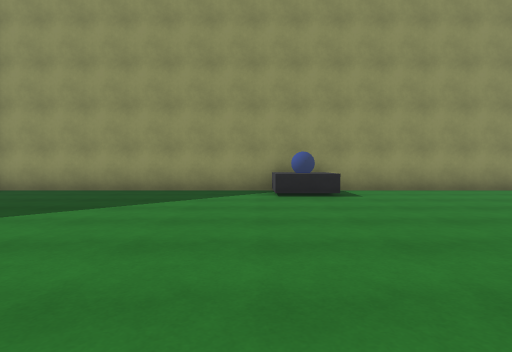
View 1 (above)

21 first-person views from a walk through a Unity game level. The camera is 1.2 m above the floor, tilts 2° down and sees 80° across. The floor is counted in squares, 2 m on a side. Each view is taken from the middle of a square. On the plan, view 1 faces up. The plan holds only what a view shows up to about 9 squares ahead; the rest is blank. The player character is not drawn. Surface patterns are stand-ins for the level's own textures.

View 2
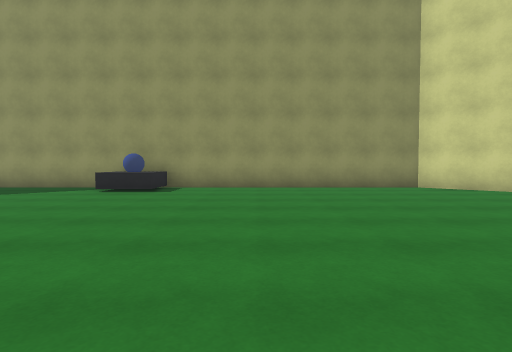

View 3
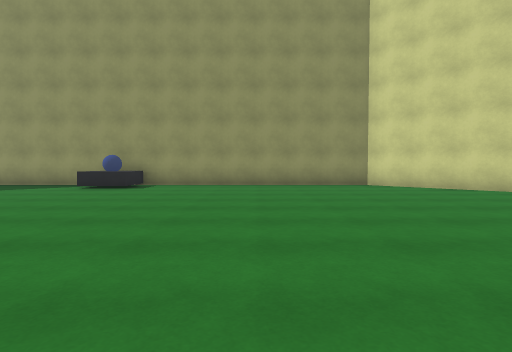

View 4
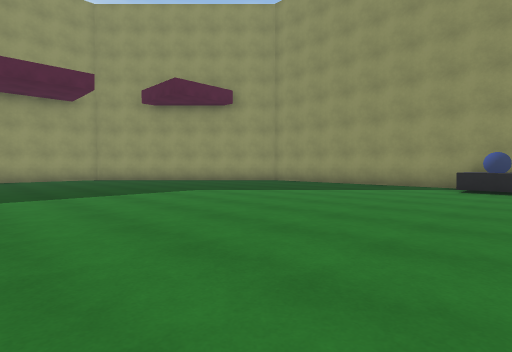

View 5
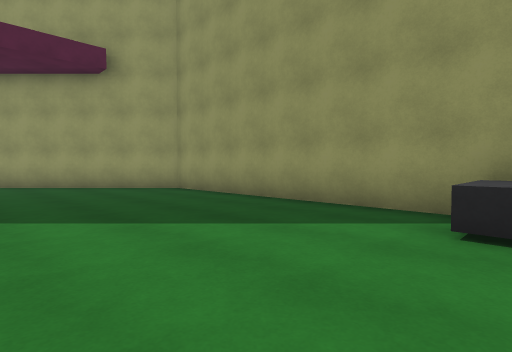

View 6
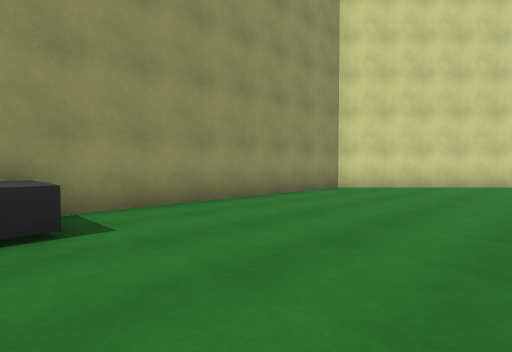

View 7
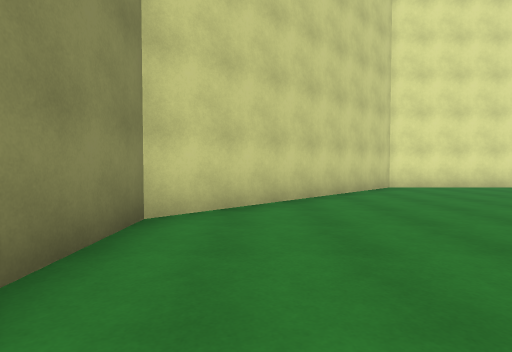

View 8
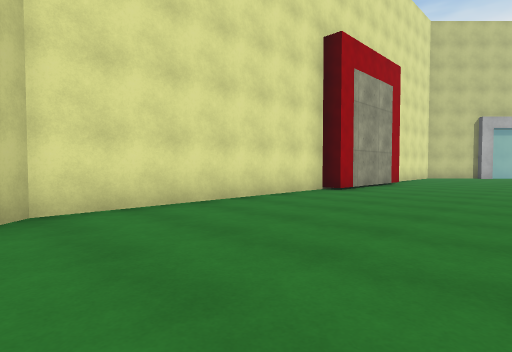

View 9
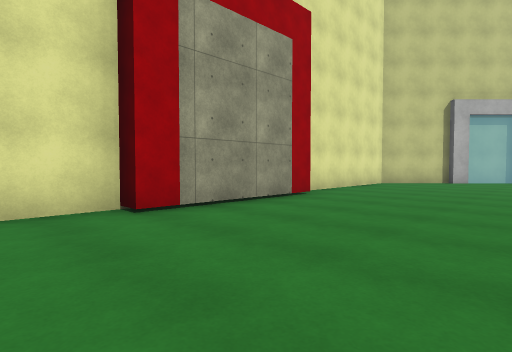

View 10
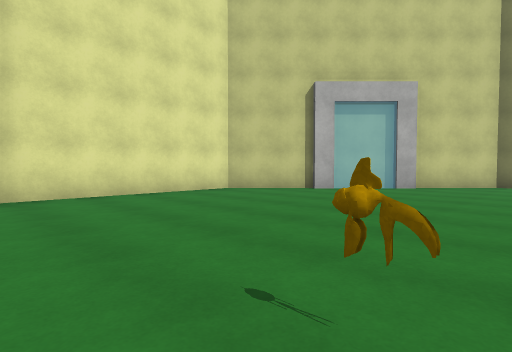

View 11
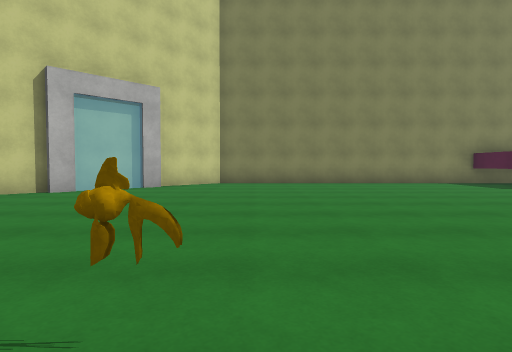

View 12
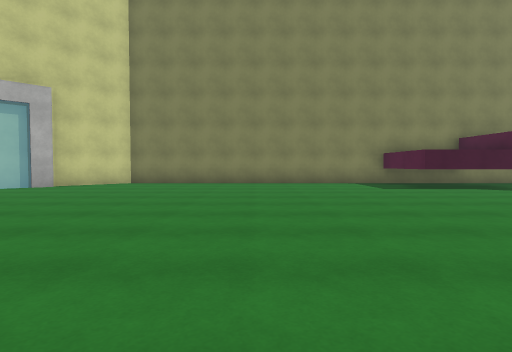

View 13
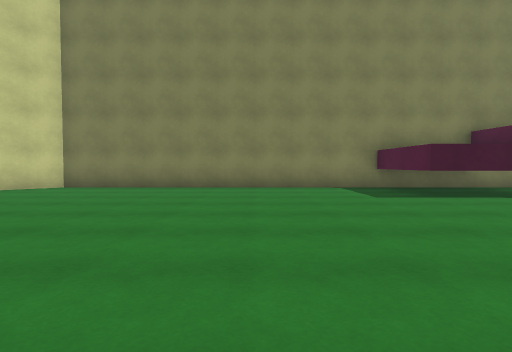

View 14
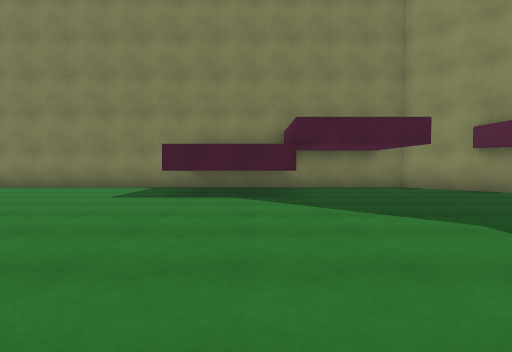

View 15
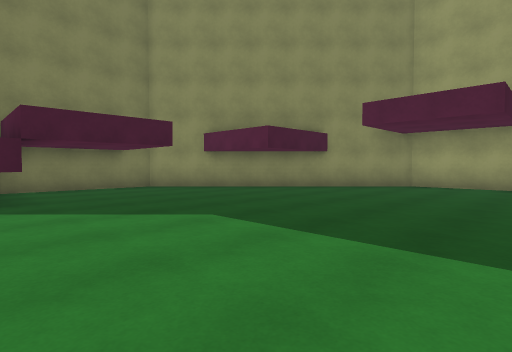

View 16
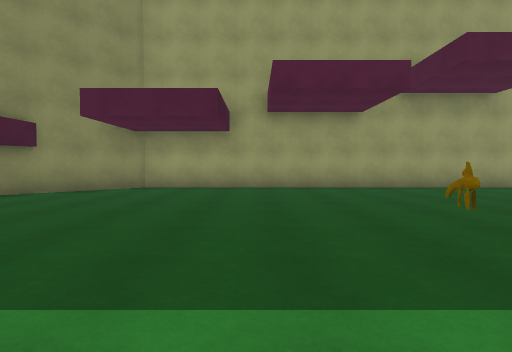

View 17
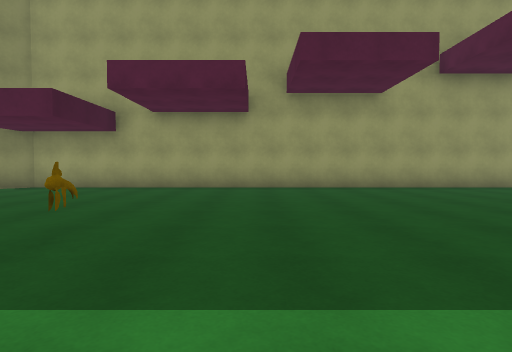

View 18
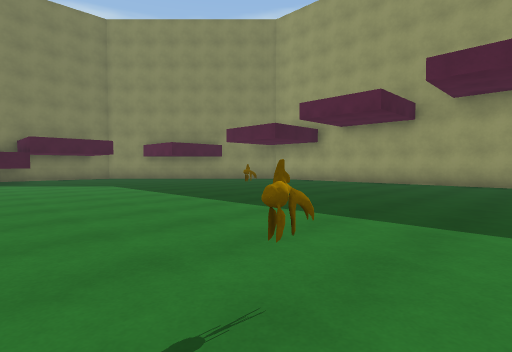

View 19
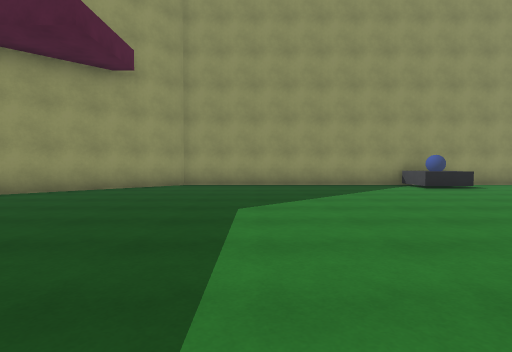

View 20
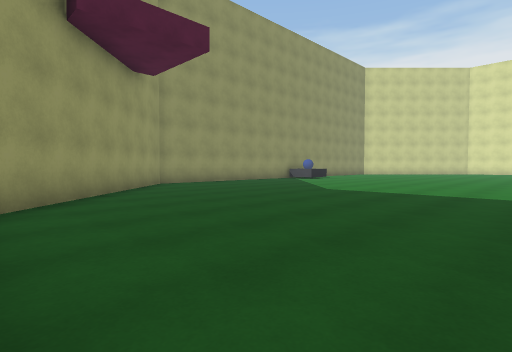

View 21
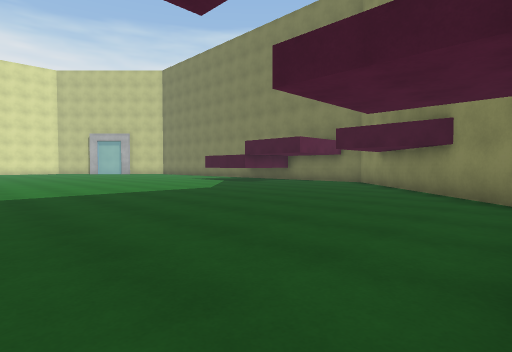

### Floor plan
Points are (right, up) in squares from view 1. A wall is a line through its corners. A room is listed if a view was taken in it or the views show most of it. See-through windows are left out.
Room 1 (views 1, 2, 3, 4, 5, 6, 7, 8, 9, 10, 11, 12, 13, 14, 15, 16, 17, 18, 19, 20, 21)
walls: (-2.9, -14.7) (-0.3, -14.7) (-0.3, -17.2); (12.7, -7.5) (12.7, -3.6) (13.2, -3.6) (13.2, 2.4) (8.4, 7.2) (-6.2, 7.2) (-10.6, 2.8); (11.1, -14.1) (11.5, -13.6); (9.6, -15.6) (10, -15.1); (-11.3, 1) (-11.3, -12) (-6, -17.2) (8.2, -17.2) (9.8, -15.6); (10.1, -15.4) (11.3, -14.1); (11.6, -13.9) (13.2, -12.2) (13.2, -7.5)
objects: other object (-5, -7); other object (-2, -4); other object (1, 6) to (1, 7); other object (7, -8)

Positions as (right, up) in squares from view 1, and headings:
1: (0, 0), facing up
2: (4, -1), facing up
3: (5, -2), facing up
4: (2, -2), facing up-left
5: (1, 3), facing up-left
6: (1, 3), facing up-right
7: (5, 6), facing right
8: (9, 3), facing down-right
9: (9, -2), facing down-right
10: (7, -7), facing down-right
11: (7, -7), facing down
12: (4, -7), facing down
13: (3, -9), facing down
14: (-2, -9), facing down
15: (-2, -9), facing down-left
16: (-3, -9), facing left
17: (-3, -6), facing left
18: (-1, -3), facing down-left
19: (-4, -2), facing up
20: (-11, -2), facing up-right
21: (-11, -7), facing down-right
